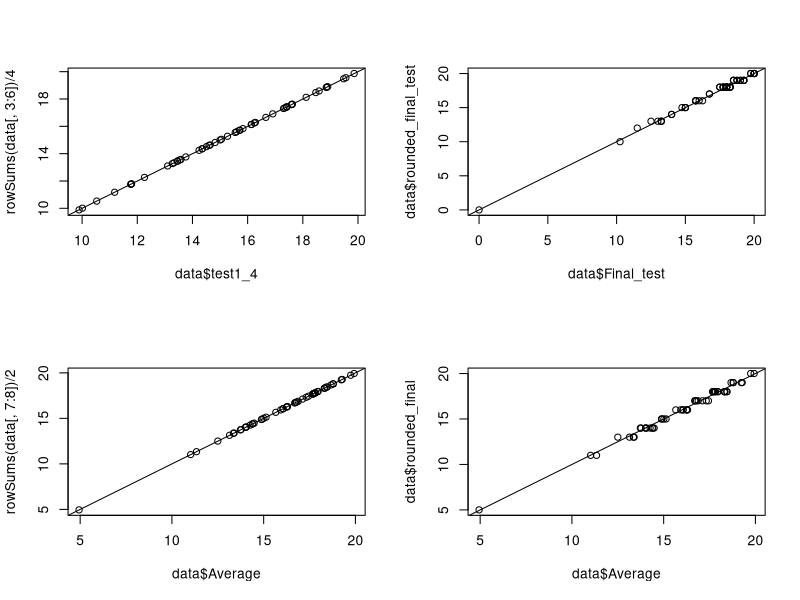
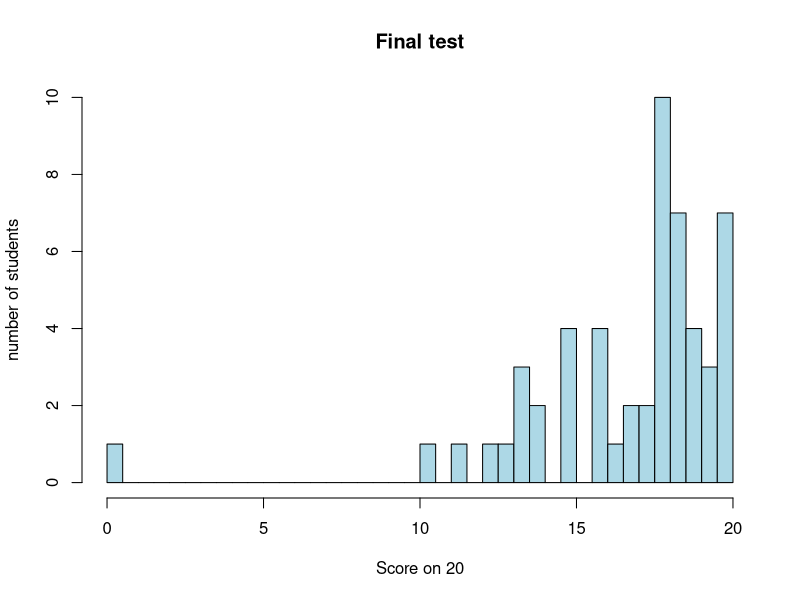
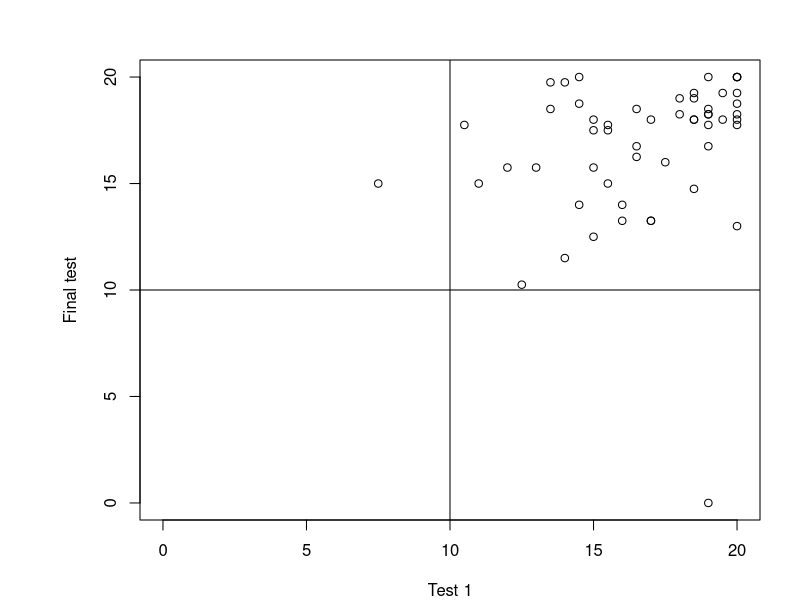
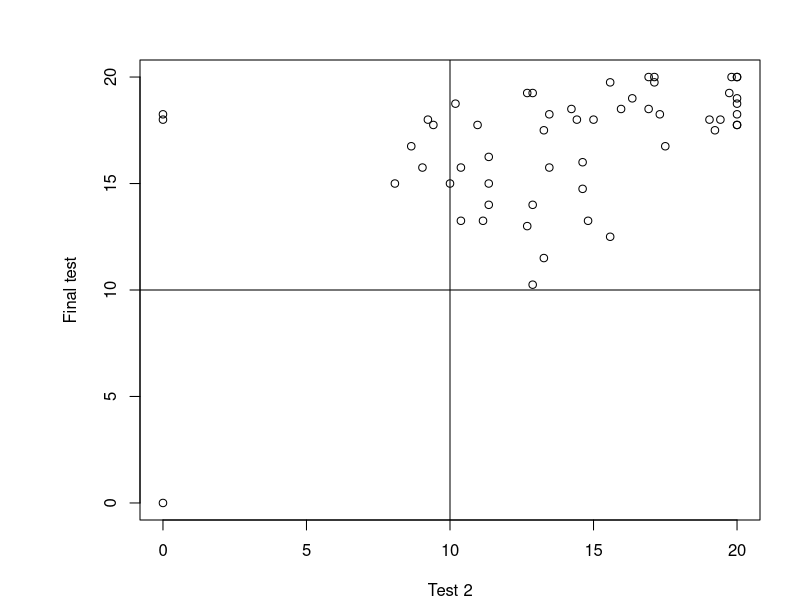
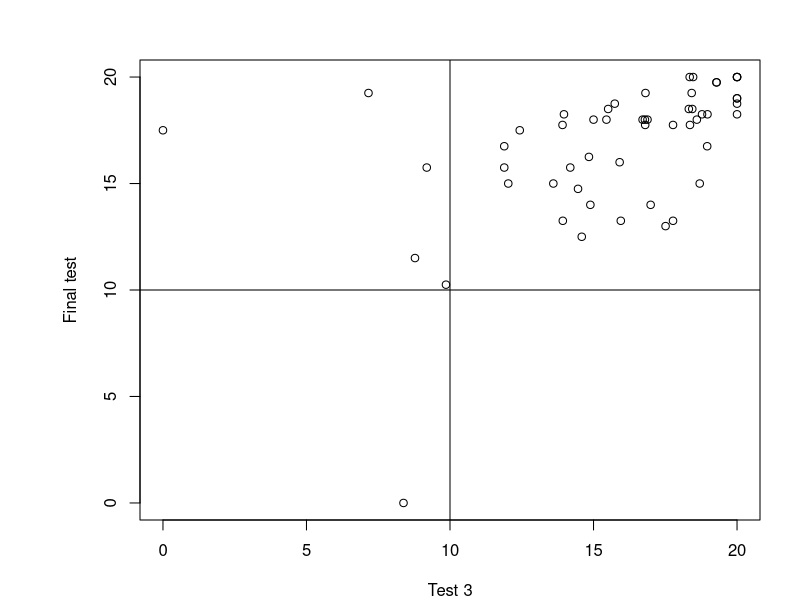
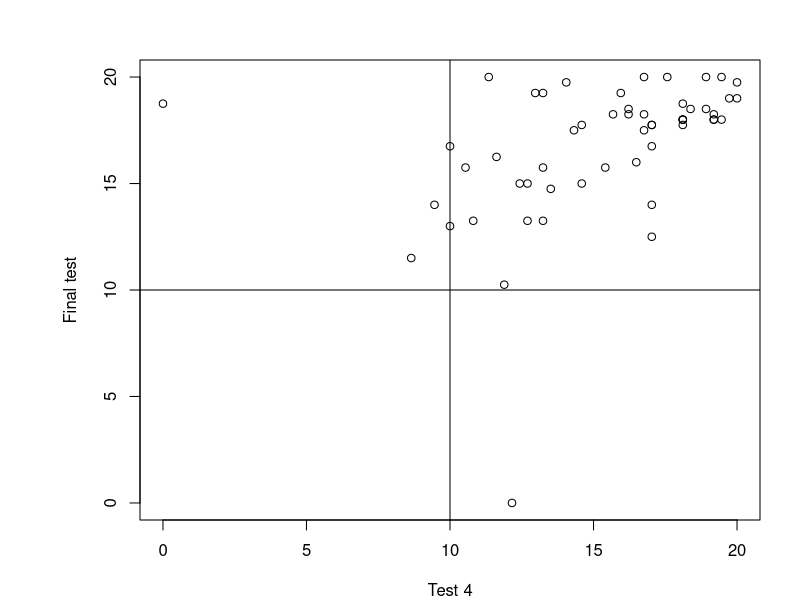
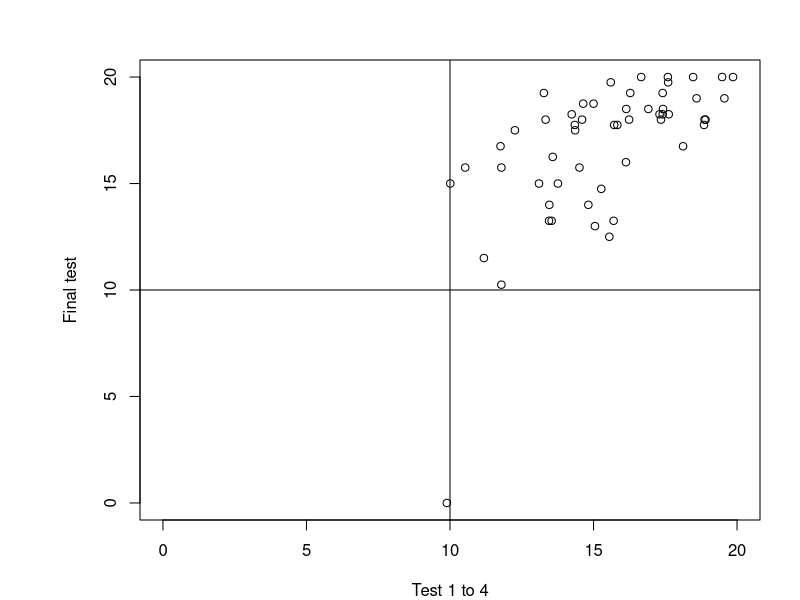
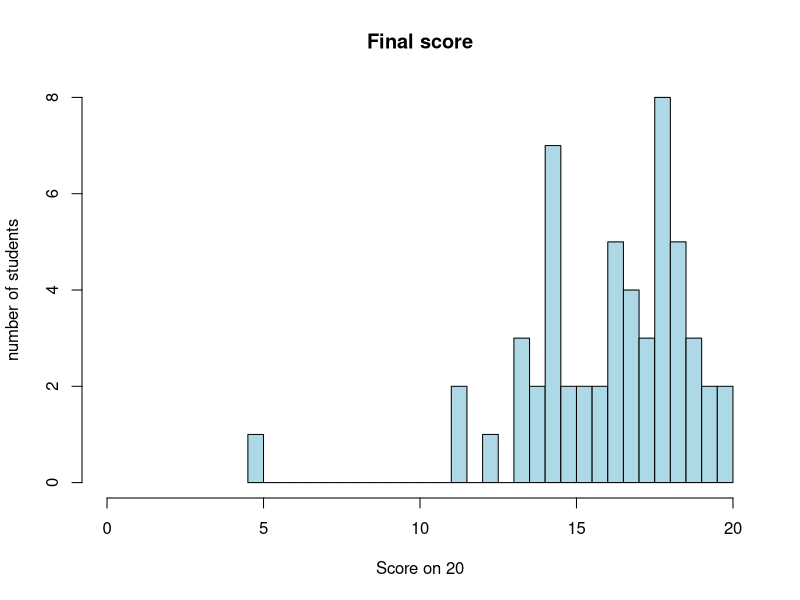

Generate these figures, in order, with R:
setwd("C:\\Users\\esther\\Documents\\GitHub\\instruments-master\\2018_2019\\Tests\\Test 5 solutions")

data = read.table("IEP scores 20182019 final test.txt", header = F, sep = "\t")

data = data[,c(1,3:56)]
data = data[-37,]

names(data) = c(	"Voornaam", "Gender", 
			"Test1", "Test2", "Test3", "Test4", "test1_4", "Final_test", "rounded_final_test", "Average", "rounded_final", 
			"code_runs", "comments", "structure", "variable_names", "space_key", "welcome", 
			"win", "timing", "arrow_pos", "text", "draw", "flip_wait", 
			"Personal_welcome", 
			"for_trial", "while_response", "pause_screen", "feedback", 
			"keyboard", "fj_key", "clearEvents", "stimulus_clock", "RT", 
			"GUI_show_folder", "check_make folder", "filename", "check_file", "box", "export", "P_info", "T_info", "R_info", "anonym", 
			"3_blocks", "factorial_design", "24_trials", "block_design", "random", "CorResp", "scalability", 
			"frames", "sequence", "unbalanced", "escape",
			"Prior")

# check the calculation of the average across test 1 to 4, overall score and roundings
par(mfrow = c(2,2))
plot(x = data$test1_4, 		y = rowSums(data[,3:6])/4);	abline(a = 0, b = 1)
plot(x = data$Final_test, 	y = data$rounded_final_test);	abline(a = 0, b = 1)
plot(x = data$Average, 		y = rowSums(data[,7:8])/2);	abline(a = 0, b = 1)
plot(x = data$Average, 		y = data$rounded_final);	abline(a = 0, b = 1)

### plots for final test
tiff("Fig 1.1 Test 5.tiff", width = 500, height = 500)
	hist(data$Final_test, breaks = 30, main = "Final test", xlab = "Score on 20", ylab = "number of students", col = "lightblue", xlim = c(0,20))
dev.off()

tiff("Fig 1.2 Test 1 versus Test 5.tiff", width = 500, height = 500)
	par(mar = c(4, 7, 3, 2))
	plot(x = data$Test1, y = data$Final_test, xlim = c(0,20), ylim = c(0,20), xlab = "Test 1", ylab = "Final test")
	abline(h = 10, v = 10)
dev.off()

tiff("Fig 1.3 Test 2 versus Test 5.tiff", width = 500, height = 500)
	par(mar = c(4, 7, 3, 2))
	plot(x = data$Test2, y = data$Final_test, xlim = c(0,20), ylim = c(0,20), xlab = "Test 2", ylab = "Final test")
	abline(h = 10, v = 10)
dev.off()

tiff("Fig 1.4 Test 3 versus Test 5.tiff", width = 500, height = 500)
	par(mar = c(4, 7, 3, 2))
	plot(x = data$Test3, y = data$Final_test, xlim = c(0,20), ylim = c(0,20), xlab = "Test 3", ylab = "Final test")
	abline(h = 10, v = 10)
dev.off()

tiff("Fig 1.5 Test 4 versus Test 5.tiff", width = 500, height = 500)
	par(mar = c(4, 7, 3, 2))
	plot(x = data$Test4, y = data$Final_test, xlim = c(0,20), ylim = c(0,20), xlab = "Test 4", ylab = "Final test")
	abline(h = 10, v = 10)
dev.off()

tiff("Fig 1.6 Test 1to4 versus Test 5.tiff", width = 500, height = 500)
	par(mar = c(4, 7, 3, 2))
	plot(x = data$test1_4, y = data$Final_test, xlim = c(0,20), ylim = c(0,20), xlab = "Test 1 to 4", ylab = "Final test")
	abline(h = 10, v = 10)
dev.off()


### plots for overall score
tiff("Fig 2.1 Final score.tiff", width = 500, height = 500)
	hist(data$Average, breaks = 30, main = "Final score", xlab = "Score on 20", ylab = "number of students", col = "lightblue", xlim = c(0,20))
dev.off()

tiff("Fig 2.2 Test 1 versus Final score.tiff", width = 500, height = 500)
	par(mar = c(4, 7, 3, 2))
	plot(x = data$Test1, y = data$Average, xlim = c(0,20), ylim = c(0,20), xlab = "Test 1", ylab = "Final score")
	abline(h = 10, v = 10)
dev.off()

tiff("Fig 2.3 Test 1 versus Final score.tiff", width = 500, height = 500)
	par(mar = c(4, 7, 3, 2))
	plot(x = data$Test2, y = data$Average, xlim = c(0,20), ylim = c(0,20), xlab = "Test 2", ylab = "Final score")
	abline(h = 10, v = 10)
dev.off()

tiff("Fig 2.4 Test 1 versus Final score.tiff", width = 500, height = 500)
	par(mar = c(4, 7, 3, 2))
	plot(x = data$Test3, y = data$Average, xlim = c(0,20), ylim = c(0,20), xlab = "Test 3", ylab = "Final score")
	abline(h = 10, v = 10)
dev.off()

tiff("Fig 2.5 Test 1 versus Final score.tiff", width = 500, height = 500)
	par(mar = c(4, 7, 3, 2))
	plot(x = data$Test4, y = data$Average, xlim = c(0,20), ylim = c(0,20), xlab = "Test 4", ylab = "Final score")
	abline(h = 10, v = 10)
dev.off()

tiff("Fig 2.6 Test 1 versus Final score.tiff", width = 500, height = 500)
	par(mar = c(4, 7, 3, 2))
	plot(x = data$Final_test, y = data$Average, xlim = c(0,20), ylim = c(0,20), xlab = "Test 4", ylab = "Final score")
	abline(h = 10, v = 10)
dev.off()

actualdata = data[-21,]
tiff("Fig 2.7 Final score Gender.tiff", width = 1000, height = 500)
	par(mfrow = c(1,2))
	hist(actualdata[actualdata$Gender==0,"Average"], breaks = 15, main = "Final score - males", xlab = "Score on 20", ylab = "number of students", col = "lightblue", xlim = c(0,20))
	hist(actualdata[actualdata$Gender==1,"Average"], breaks = 15, main = "Final score - females", xlab = "Score on 20", ylab = "number of students", col = "lightblue", xlim = c(0,20))
dev.off()
summary(actualdata[actualdata$Gender==0,"Average"])
summary(actualdata[actualdata$Gender==1,"Average"])

#   Min. 1st Qu.  Median    Mean 3rd Qu.    Max. 
#  11.02   14.02   16.16   15.69   17.53   19.28 	males
#  12.50   14.68   16.79   16.55   18.33   19.93 	females

tiff("Fig 2.8 Final score Prior.tiff", width = 1000, height = 500)
	par(mfrow = c(1,2))
	hist(actualdata[actualdata$Prior==0,"Average"], breaks = 15, main = "Final score - no prior knowledge", xlab = "Score on 20", ylab = "number of students", col = "lightblue", xlim = c(0,20))
	hist(actualdata[actualdata$Prior==1,"Average"], breaks = 15, main = "Final score - prior knowledge", xlab = "Score on 20", ylab = "number of students", col = "lightblue", xlim = c(0,20))
dev.off()
summary(actualdata[actualdata$Prior==0,"Average"])
summary(actualdata[actualdata$Prior==1,"Average"])

#   Min. 1st Qu.  Median    Mean 3rd Qu.    Max. 
#  12.50   14.32   16.79   16.43   18.31   19.93 	no prior experience
#  11.02   14.37   16.28   15.90   17.71   19.23 	prior experience

xtabs(~Prior + Gender, actualdata)

#      Gender
# Prior  0  1
#    0   8 23		# even though proportionally more males had prior experience, this didn't translate into the grades
#    1   8  8

data$code_runs = data$code_runs/2

### plots for overall score
tiff("Fig 3.1 General items.tiff", width = 700, height = 500)
	par(mar = c(4, 7, 3, 2))
	barplot(colMeans(data[,c(12:17)], na.rm = T)*100, horiz = T, las = 2, xlim = c(0,100), col = "darkgray", xlab = "percentage", main = "General items")
dev.off()

tiff("Fig 3.2 Visual presentation.tiff", width = 700, height = 500)
	par(mar = c(4, 7, 3, 2))
	barplot(colMeans(data[,c(18:23)], na.rm = T)*100, horiz = T, las = 2, xlim = c(0,100), col = "darkgray", xlab = "percentage", main = "Visual presentation")
dev.off()

tiff("Fig 3.3 Data types.tiff", width = 700, height = 500)
	par(mar = c(4, 7, 3, 2))
	barplot(colMeans(data[,c(24,24)], na.rm = T)*100, horiz = T, las = 2, xlim = c(0,100), col = "darkgray", xlab = "percentage", main = "Data types")
dev.off()

tiff("Fig 3.4 Control structures.tiff", width = 700, height = 500)
	par(mar = c(4, 7, 3, 2))
	barplot(colMeans(data[,c(25:28)], na.rm = T)*100, horiz = T, las = 2, xlim = c(0,100), col = "darkgray", xlab = "percentage", main = "Control structures")
dev.off()

tiff("Fig 3.5 Hardware interaction.tiff", width = 700, height = 500)
	par(mar = c(4, 7, 3, 2))
	barplot(colMeans(data[,c(29:33)], na.rm = T)*100, horiz = T, las = 2, xlim = c(0,100), col = "darkgray", xlab = "percentage", main = "Hardware interaction")
dev.off()

tiff("Fig 3.6 Data file management.tiff", width = 700, height = 500)
	par(mar = c(4, 7, 3, 2))
	barplot(colMeans(data[,c(34:43)], na.rm = T)*100, horiz = T, las = 2, xlim = c(0,100), col = "darkgray", xlab = "percentage", main = "Data file management")
dev.off()

tiff("Fig 3.7 Randomization.tiff", width = 700, height = 500)
	par(mar = c(4, 7, 3, 2))
	barplot(colMeans(data[,c(44:50)], na.rm = T)*100, horiz = T, las = 2, xlim = c(0,100), col = "darkgray", xlab = "percentage", main = "Randomization")
dev.off()

tiff("Fig 3.8 Challenge.tiff", width = 700, height = 500)
	par(mar = c(4, 7, 3, 2))
	barplot(colMeans(data[,c(51:54)], na.rm = T)*100, horiz = T, las = 2, xlim = c(0,100), col = "darkgray", xlab = "percentage", main = "Challenge")
dev.off()
